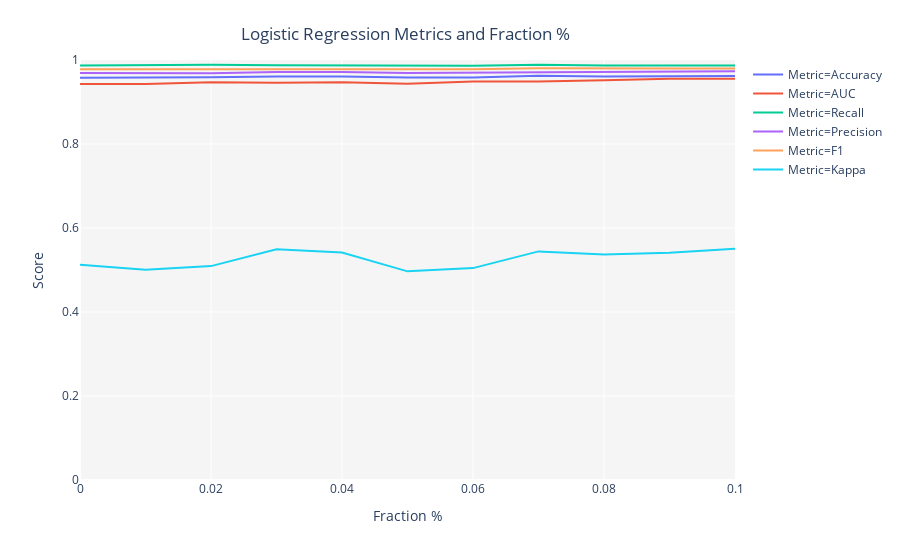

Write notebook code for a chart like this one.
### Markdown cell above
TUNNING IForest MODEL

### Code cell
tuned_iforest = tune_model(model = 'iforest', supervised_target = 'label')

### Figure 1 — Plotly figure (JSON) as saved in the notebook; plotly's stock layout.template omitted (floating-point values rounded to 4 significant figures)
{"data": [{"hoverlabel": {"namelength": 0}, "hovertemplate": "Metric=Accuracy<br>Fraction %=%{x}<br>Score=%{y}", "legendgroup": "Metric=Accuracy", "line": {"color": "#636efa", "dash": "solid", "shape": "linear"}, "mode": "lines", "name": "Metric=Accuracy", "showlegend": true, "type": "scatter", "x": [0, 0.01, 0.02, 0.03, 0.04, 0.05, 0.06, 0.07, 0.08, 0.09, 0.1], "xaxis": "x", "y": [0.9574, 0.9576, 0.9589, 0.9608, 0.9606, 0.9582, 0.9583, 0.9623, 0.9608, 0.9613, 0.9616], "yaxis": "y"}, {"hoverlabel": {"namelength": 0}, "hovertemplate": "Metric=AUC<br>Fraction %=%{x}<br>Score=%{y}", "legendgroup": "Metric=AUC", "line": {"color": "#EF553B", "dash": "solid", "shape": "linear"}, "mode": "lines", "name": "Metric=AUC", "showlegend": true, "type": "scatter", "x": [0, 0.01, 0.02, 0.03, 0.04, 0.05, 0.06, 0.07, 0.08, 0.09, 0.1], "xaxis": "x", "y": [0.9429, 0.9426, 0.9471, 0.9459, 0.9468, 0.9434, 0.9487, 0.949, 0.9518, 0.9553, 0.9551], "yaxis": "y"}, {"hoverlabel": {"namelength": 0}, "hovertemplate": "Metric=Recall<br>Fraction %=%{x}<br>Score=%{y}", "legendgroup": "Metric=Recall", "line": {"color": "#00cc96", "dash": "solid", "shape": "linear"}, "mode": "lines", "name": "Metric=Recall", "showlegend": true, "type": "scatter", "x": [0, 0.01, 0.02, 0.03, 0.04, 0.05, 0.06, 0.07, 0.08, 0.09, 0.1], "xaxis": "x", "y": [0.9867, 0.9878, 0.9887, 0.9874, 0.9873, 0.9873, 0.9861, 0.989, 0.9869, 0.987, 0.9866], "yaxis": "y"}, {"hoverlabel": {"namelength": 0}, "hovertemplate": "Metric=Precision<br>Fraction %=%{x}<br>Score=%{y}", "legendgroup": "Metric=Precision", "line": {"color": "#ab63fa", "dash": "solid", "shape": "linear"}, "mode": "lines", "name": "Metric=Precision", "showlegend": true, "type": "scatter", "x": [0, 0.01, 0.02, 0.03, 0.04, 0.05, 0.06, 0.07, 0.08, 0.09, 0.1], "xaxis": "x", "y": [0.9689, 0.9681, 0.9685, 0.9717, 0.9715, 0.9692, 0.9703, 0.9718, 0.9722, 0.9727, 0.9733], "yaxis": "y"}, {"hoverlabel": {"namelength": 0}, "hovertemplate": "Metric=F1<br>Fraction %=%{x}<br>Score=%{y}", "legendgroup": "Metric=F1", "line": {"color": "#FFA15A", "dash": "solid", "shape": "linear"}, "mode": "lines", "name": "Metric=F1", "showlegend": true, "type": "scatter", "x": [0, 0.01, 0.02, 0.03, 0.04, 0.05, 0.06, 0.07, 0.08, 0.09, 0.1], "xaxis": "x", "y": [0.9777, 0.9778, 0.9785, 0.9795, 0.9794, 0.9782, 0.9782, 0.9803, 0.9795, 0.9798, 0.9799], "yaxis": "y"}, {"hoverlabel": {"namelength": 0}, "hovertemplate": "Metric=Kappa<br>Fraction %=%{x}<br>Score=%{y}", "legendgroup": "Metric=Kappa", "line": {"color": "#19d3f3", "dash": "solid", "shape": "linear"}, "mode": "lines", "name": "Metric=Kappa", "showlegend": true, "type": "scatter", "x": [0, 0.01, 0.02, 0.03, 0.04, 0.05, 0.06, 0.07, 0.08, 0.09, 0.1], "xaxis": "x", "y": [0.5124, 0.5005, 0.5092, 0.5496, 0.5417, 0.4968, 0.5045, 0.5443, 0.5369, 0.541, 0.5504], "yaxis": "y"}], "layout": {"legend": {"tracegroupgap": 0}, "margin": {"t": 60}, "plot_bgcolor": "rgb(245,245,245)", "title": {"text": "Logistic Regression Metrics and Fraction %", "x": 0.45, "xanchor": "center", "y": 0.95, "yanchor": "top"}, "xaxis": {"anchor": "y", "domain": [0, 1], "title": {"text": "Fraction %"}}, "yaxis": {"anchor": "x", "domain": [0, 1], "range": [0, 1], "title": {"text": "Score"}}}}
